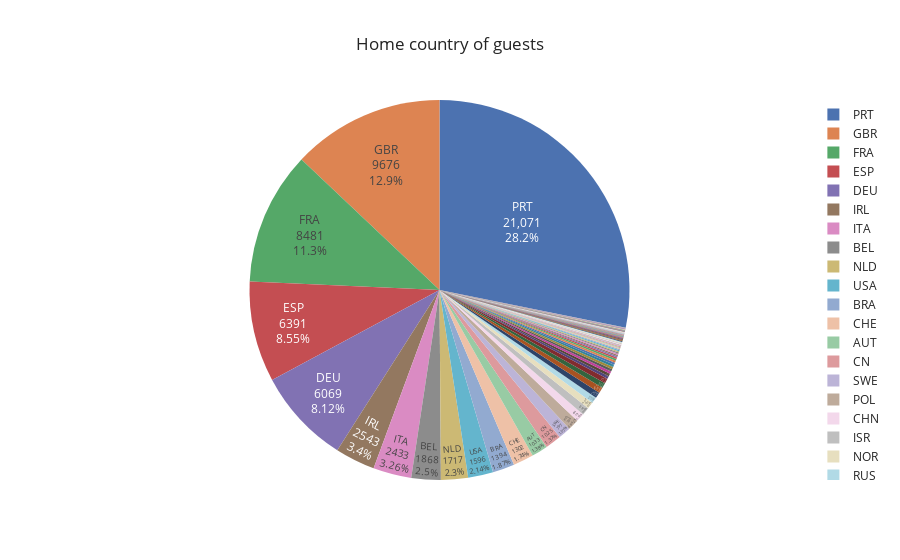

Notebook code for this chart:
### Markdown cell above
## 数据预处理
我们看到

### Code cell
full_data_cln = pd.read_csv('hotel_bookings.csv')
full_data_cln.shape
full_data_cln.columns

# After cleaning, separate Resort and City hotel
# To know the acutal visitor numbers, only bookings that were not canceled are included. 
rh = full_data_cln.loc[(full_data_cln["hotel"] == "Resort Hotel") & (full_data_cln["is_canceled"] == 0)]
ch = full_data_cln.loc[(full_data_cln["hotel"] == "City Hotel") & (full_data_cln["is_canceled"] == 0)]


# get number of acutal guests by country
country_data = pd.DataFrame(full_data_cln.loc[full_data_cln["is_canceled"] == 0]["country"].value_counts())
#country_data.index.name = "country"
country_data.rename(columns={"country": "Number of Guests"}, inplace=True)
total_guests = country_data["Number of Guests"].sum()
country_data["Guests in %"] = round(country_data["Number of Guests"] / total_guests * 100, 2)
country_data["country"] = country_data.index
#country_data.loc[country_data["Guests in %"] < 2, "country"] = "Other"

# pie plot
fig = px.pie(country_data,
             values="Number of Guests",
             names="country",
             title="Home country of guests",
             template="seaborn")
fig.update_traces(textposition="inside", textinfo="value+percent+label")
fig.show()

### Figure 1 — Plotly figure (JSON) as saved in the notebook; plotly's stock layout.template omitted (floating-point values rounded to 4 significant figures; data arrays with more than 128 entries replaced by an {"elided": "..."} marker saying what was removed)
{"data": [{"domain": {"x": [0, 1], "y": [0, 1]}, "hovertemplate": "country=%{label}<br>Number of Guests=%{value}<extra></extra>", "labels": {"elided": "165 str values"}, "legendgroup": "", "name": "", "showlegend": true, "textinfo": "value+percent+label", "textposition": "inside", "type": "pie", "values": {"elided": "165 int values"}}], "layout": {"legend": {"tracegroupgap": 0}, "title": {"text": "Home country of guests"}}}
